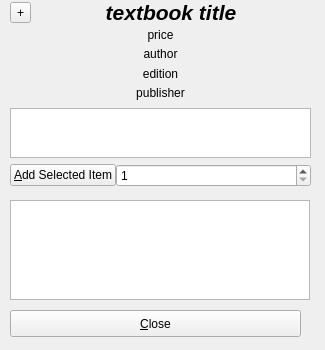
<?xml version="1.0" encoding="UTF-8"?>
<ui version="4.0">
 <class>TextbookDetailsWindow</class>
 <widget class="QWidget" name="TextbookDetailsWindow">
  <property name="windowModality">
   <enum>Qt::ApplicationModal</enum>
  </property>
  <property name="geometry">
   <rect>
    <x>0</x>
    <y>0</y>
    <width>325</width>
    <height>350</height>
   </rect>
  </property>
  <property name="sizePolicy">
   <sizepolicy hsizetype="Fixed" vsizetype="Fixed">
    <horstretch>0</horstretch>
    <verstretch>0</verstretch>
   </sizepolicy>
  </property>
  <property name="minimumSize">
   <size>
    <width>225</width>
    <height>350</height>
   </size>
  </property>
  <property name="maximumSize">
   <size>
    <width>325</width>
    <height>375</height>
   </size>
  </property>
  <property name="windowTitle">
   <string>cuTPS</string>
  </property>
  <widget class="QWidget" name="">
   <property name="geometry">
    <rect>
     <x>10</x>
     <y>0</y>
     <width>301</width>
     <height>187</height>
    </rect>
   </property>
   <layout class="QVBoxLayout" name="verticalLayout_3">
    <item>
     <layout class="QVBoxLayout" name="verticalLayout_2">
      <item>
       <layout class="QVBoxLayout" name="verticalLayout" stretch="0,0,0,0,0">
        <property name="spacing">
         <number>0</number>
        </property>
        <item>
         <layout class="QHBoxLayout" name="horizontalLayout_2">
          <property name="spacing">
           <number>0</number>
          </property>
          <item>
           <widget class="QToolButton" name="addCurrentTextbookOption">
            <property name="toolTip">
             <string extracomment="Add this textbook to your shopping cart.">Add this textbook to your shopping cart.</string>
            </property>
            <property name="layoutDirection">
             <enum>Qt::RightToLeft</enum>
            </property>
            <property name="text">
             <string>+</string>
            </property>
           </widget>
          </item>
          <item>
           <widget class="QLabel" name="textbookTitleLabel">
            <property name="sizePolicy">
             <sizepolicy hsizetype="MinimumExpanding" vsizetype="Minimum">
              <horstretch>0</horstretch>
              <verstretch>0</verstretch>
             </sizepolicy>
            </property>
            <property name="maximumSize">
             <size>
              <width>16777215</width>
              <height>50</height>
             </size>
            </property>
            <property name="font">
             <font>
              <pointsize>16</pointsize>
              <weight>75</weight>
              <italic>true</italic>
              <bold>true</bold>
             </font>
            </property>
            <property name="toolTip">
             <string/>
            </property>
            <property name="text">
             <string>textbook title</string>
            </property>
            <property name="alignment">
             <set>Qt::AlignCenter</set>
            </property>
            <property name="wordWrap">
             <bool>true</bool>
            </property>
           </widget>
          </item>
         </layout>
        </item>
        <item>
         <widget class="QLabel" name="textbookPriceLabel">
          <property name="sizePolicy">
           <sizepolicy hsizetype="Minimum" vsizetype="Minimum">
            <horstretch>0</horstretch>
            <verstretch>0</verstretch>
           </sizepolicy>
          </property>
          <property name="text">
           <string>price</string>
          </property>
          <property name="alignment">
           <set>Qt::AlignCenter</set>
          </property>
          <property name="wordWrap">
           <bool>true</bool>
          </property>
         </widget>
        </item>
        <item>
         <widget class="QLabel" name="textbookAuthorLabel">
          <property name="sizePolicy">
           <sizepolicy hsizetype="Minimum" vsizetype="Minimum">
            <horstretch>0</horstretch>
            <verstretch>0</verstretch>
           </sizepolicy>
          </property>
          <property name="text">
           <string>author</string>
          </property>
          <property name="alignment">
           <set>Qt::AlignCenter</set>
          </property>
          <property name="wordWrap">
           <bool>true</bool>
          </property>
         </widget>
        </item>
        <item>
         <widget class="QLabel" name="textbookEditionLabel">
          <property name="sizePolicy">
           <sizepolicy hsizetype="Minimum" vsizetype="Minimum">
            <horstretch>0</horstretch>
            <verstretch>0</verstretch>
           </sizepolicy>
          </property>
          <property name="text">
           <string>edition</string>
          </property>
          <property name="alignment">
           <set>Qt::AlignCenter</set>
          </property>
          <property name="wordWrap">
           <bool>true</bool>
          </property>
         </widget>
        </item>
        <item>
         <widget class="QLabel" name="textbookPublisherLabel">
          <property name="sizePolicy">
           <sizepolicy hsizetype="Minimum" vsizetype="Minimum">
            <horstretch>0</horstretch>
            <verstretch>0</verstretch>
           </sizepolicy>
          </property>
          <property name="text">
           <string>publisher</string>
          </property>
          <property name="alignment">
           <set>Qt::AlignCenter</set>
          </property>
          <property name="wordWrap">
           <bool>true</bool>
          </property>
         </widget>
        </item>
       </layout>
      </item>
      <item>
       <widget class="QPlainTextEdit" name="descriptionTextArea">
        <property name="sizePolicy">
         <sizepolicy hsizetype="Expanding" vsizetype="MinimumExpanding">
          <horstretch>1</horstretch>
          <verstretch>0</verstretch>
         </sizepolicy>
        </property>
        <property name="minimumSize">
         <size>
          <width>0</width>
          <height>50</height>
         </size>
        </property>
        <property name="maximumSize">
         <size>
          <width>16777215</width>
          <height>50</height>
         </size>
        </property>
        <property name="readOnly">
         <bool>true</bool>
        </property>
       </widget>
      </item>
     </layout>
    </item>
    <item>
     <layout class="QHBoxLayout" name="horizontalLayout_3">
      <property name="spacing">
       <number>0</number>
      </property>
      <item>
       <widget class="QPushButton" name="addSelectedItemOption">
        <property name="sizePolicy">
         <sizepolicy hsizetype="Fixed" vsizetype="Fixed">
          <horstretch>0</horstretch>
          <verstretch>0</verstretch>
         </sizepolicy>
        </property>
        <property name="toolTip">
         <string>Add the selected item</string>
        </property>
        <property name="text">
         <string>&amp;Add Selected Item</string>
        </property>
       </widget>
      </item>
      <item>
       <widget class="QSpinBox" name="quantityOption">
        <property name="minimum">
         <number>1</number>
        </property>
       </widget>
      </item>
     </layout>
    </item>
   </layout>
  </widget>
  <widget class="QPushButton" name="closeOption">
   <property name="geometry">
    <rect>
     <x>10</x>
     <y>310</y>
     <width>291</width>
     <height>27</height>
    </rect>
   </property>
   <property name="sizePolicy">
    <sizepolicy hsizetype="MinimumExpanding" vsizetype="Fixed">
     <horstretch>0</horstretch>
     <verstretch>0</verstretch>
    </sizepolicy>
   </property>
   <property name="toolTip">
    <string>Close this window.</string>
   </property>
   <property name="text">
    <string>&amp;Close</string>
   </property>
  </widget>
  <widget class="QTreeView" name="chaptersAndSectionsTreeView">
   <property name="geometry">
    <rect>
     <x>10</x>
     <y>200</y>
     <width>300</width>
     <height>100</height>
    </rect>
   </property>
   <property name="sizePolicy">
    <sizepolicy hsizetype="Expanding" vsizetype="Expanding">
     <horstretch>1</horstretch>
     <verstretch>0</verstretch>
    </sizepolicy>
   </property>
   <property name="minimumSize">
    <size>
     <width>300</width>
     <height>100</height>
    </size>
   </property>
   <property name="maximumSize">
    <size>
     <width>0</width>
     <height>0</height>
    </size>
   </property>
   <property name="toolTip">
    <string>List of chapters and sections.</string>
   </property>
   <property name="autoFillBackground">
    <bool>false</bool>
   </property>
   <property name="frameShape">
    <enum>QFrame::StyledPanel</enum>
   </property>
   <property name="frameShadow">
    <enum>QFrame::Sunken</enum>
   </property>
   <property name="horizontalScrollBarPolicy">
    <enum>Qt::ScrollBarAsNeeded</enum>
   </property>
   <property name="autoScroll">
    <bool>true</bool>
   </property>
   <property name="editTriggers">
    <set>QAbstractItemView::NoEditTriggers</set>
   </property>
   <property name="showDropIndicator" stdset="0">
    <bool>true</bool>
   </property>
   <property name="indentation">
    <number>10</number>
   </property>
   <property name="uniformRowHeights">
    <bool>true</bool>
   </property>
   <property name="animated">
    <bool>true</bool>
   </property>
   <property name="wordWrap">
    <bool>true</bool>
   </property>
   <property name="headerHidden">
    <bool>true</bool>
   </property>
  </widget>
  <zorder>layoutWidget</zorder>
  <zorder></zorder>
  <zorder>layoutWidget</zorder>
 </widget>
 <resources/>
 <connections/>
</ui>
